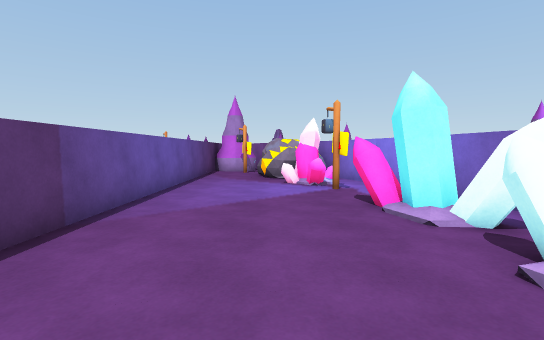
View 1 (above)

16 first-person views from a walk through a 3-D level made in the Unity game engine. The camera is 1.3 m above the floor, tilts 4° down and sees 85° across. The floor is counted in squares, 1 m on a side. Each view is taken from the middle of a square. On the plan, view 1 faces up. The plan holds only what a view shows up to about 14 squares ahead; the rest is blank. The place goes on beyond the plan. Surface patterns are stand-ins for the level's own textures.

View 2
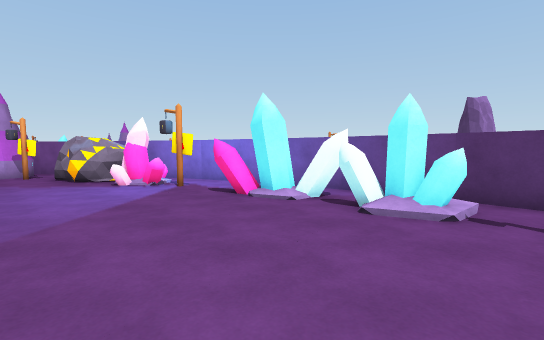

View 3
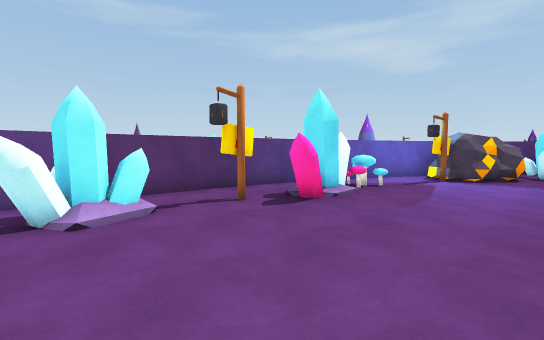

View 4
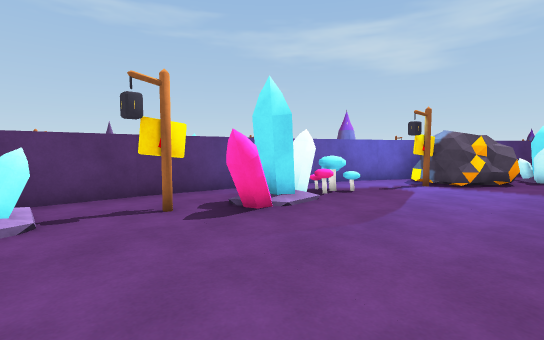

View 5
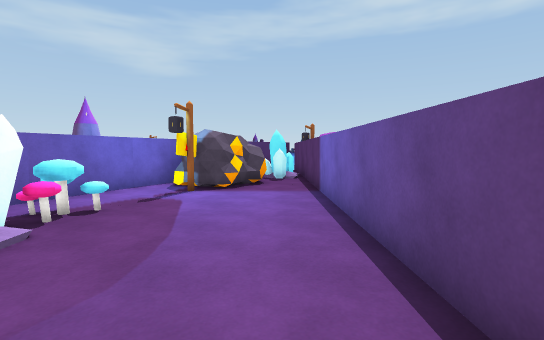

View 6
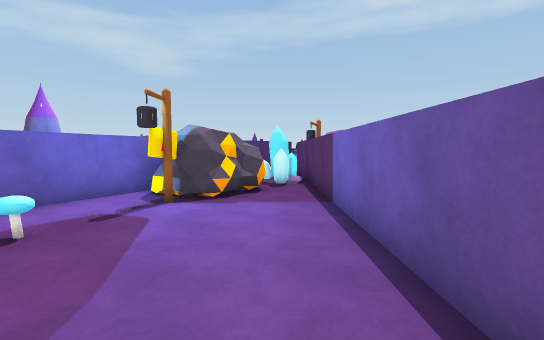

View 7
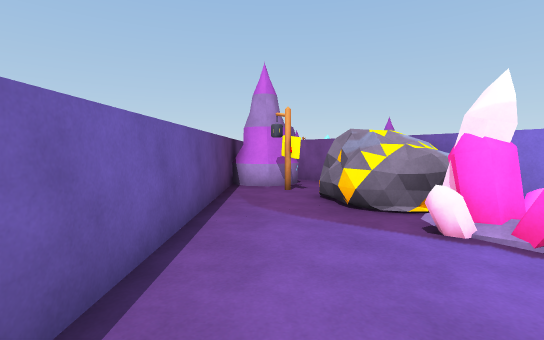

View 8
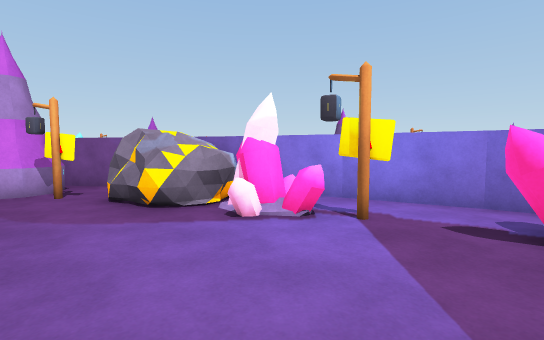

View 9
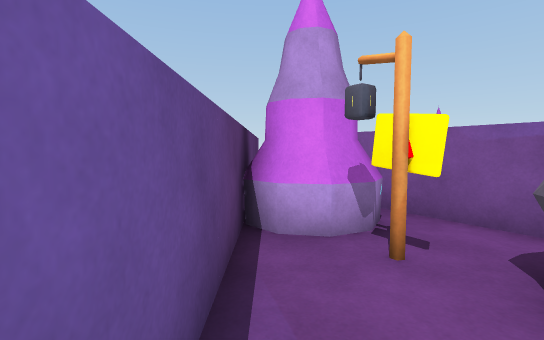

View 10
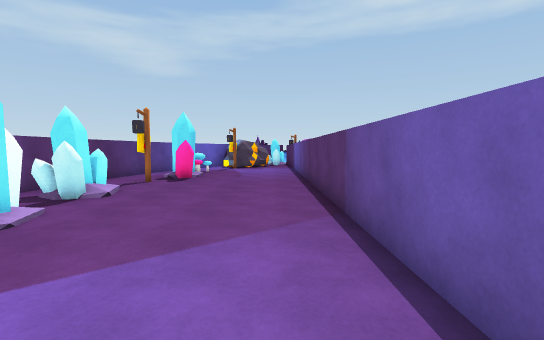

View 11
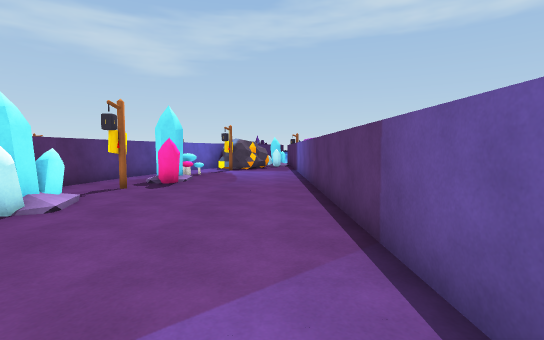

View 12
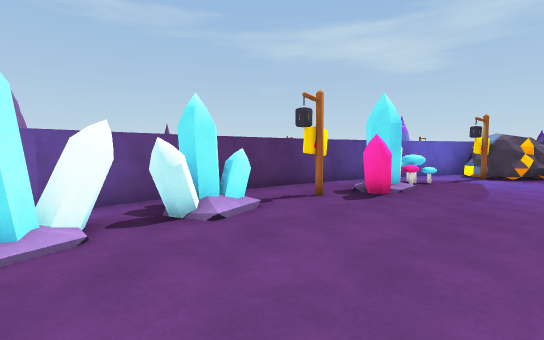

View 13
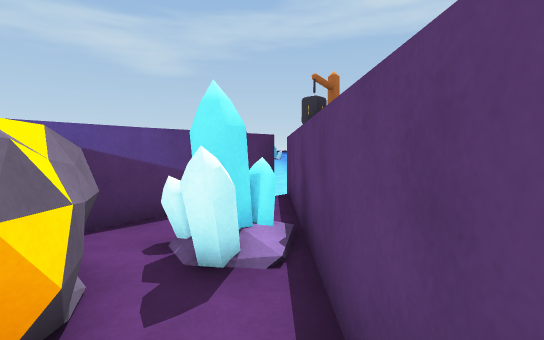

View 14
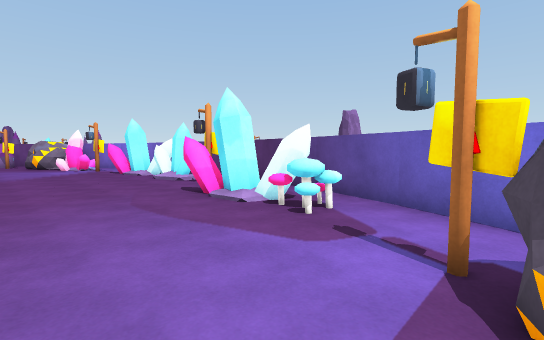

View 15
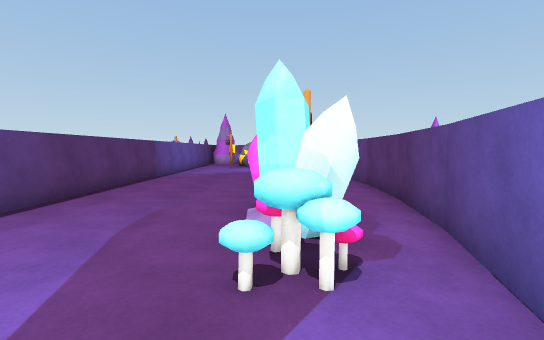

View 16
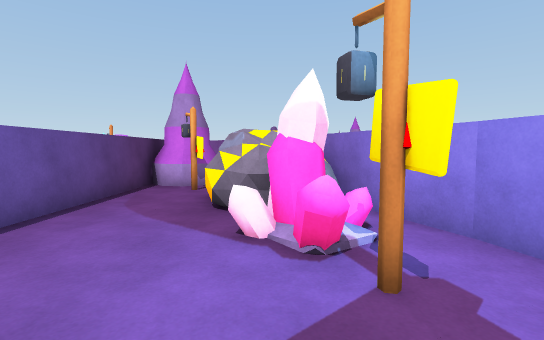

### Floor plan
Points are (right, up) in squares from view 1. A wall is a line through its corners. A room is listed if a view was taken in it or the views show most of it. See-through windows are left out.
Room 1 (views 1, 2, 3, 4, 5, 6, 7, 8, 9, 10, 11, 12, 13, 14, 15, 16)
walls: (5.3, 5.1) (4.8, 8.3); (5.3, -1.2) (5.5, 2) (5.3, 5.3); (4.8, 8.2) (3.9, 11.3); (4.8, -4.2) (5.3, -1); (4, 11.2) (2.7, 14.2); (3.9, -7.3) (4.8, -4.1); (2.8, 14.1) (2, 15.6); (2.7, -10.2) (4, -7.1); (1, 17.2) (-0.6, 19.5) (-1.5, 20.5); (1.6, -12.1) (2.8, -10); (-3.5, 20.2) (-3.5, -14.5); (-0.7, -15.5) (0.5, -13.9)
objects: other object (-4, -15); other object (-3, -15) to (-2, -13); other object (-3, 18) to (-1, 20); other object (-2, -13) to (1, -10); other object (-2, 16) to (-1, 17); other object (-1, 13) to (2, 16); other object (0, 11) to (3, 12); other object (1, -9); other object (2, -5); other object (2, -5) to (3, -2); other object (2, 4) to (4, 8); other object (2, 9) to (2, 10); other object (3, -1); other object (3, 1) to (5, 4)

Where each view was taken, in squares from view 1:
view 1: 0 up, 0 right, facing up
view 2: 0 up, 3 left, facing up-right
view 3: 4 up, 3 left, facing down-right
view 4: 2 up, 3 left, facing down-right
view 5: 0 up, 2 left, facing down
view 6: 2 down, 2 left, facing down
view 7: 7 up, 2 left, facing up
view 8: 7 up, 3 left, facing up-right
view 9: 13 up, 3 left, facing up
view 10: 11 up, 2 left, facing down
view 11: 9 up, 2 left, facing down
view 12: 6 up, 2 left, facing down-right
view 13: 10 down, 3 left, facing down
view 14: 10 down, 3 left, facing up-right
view 15: 9 down, 2 right, facing up
view 16: 7 up, 1 right, facing up
